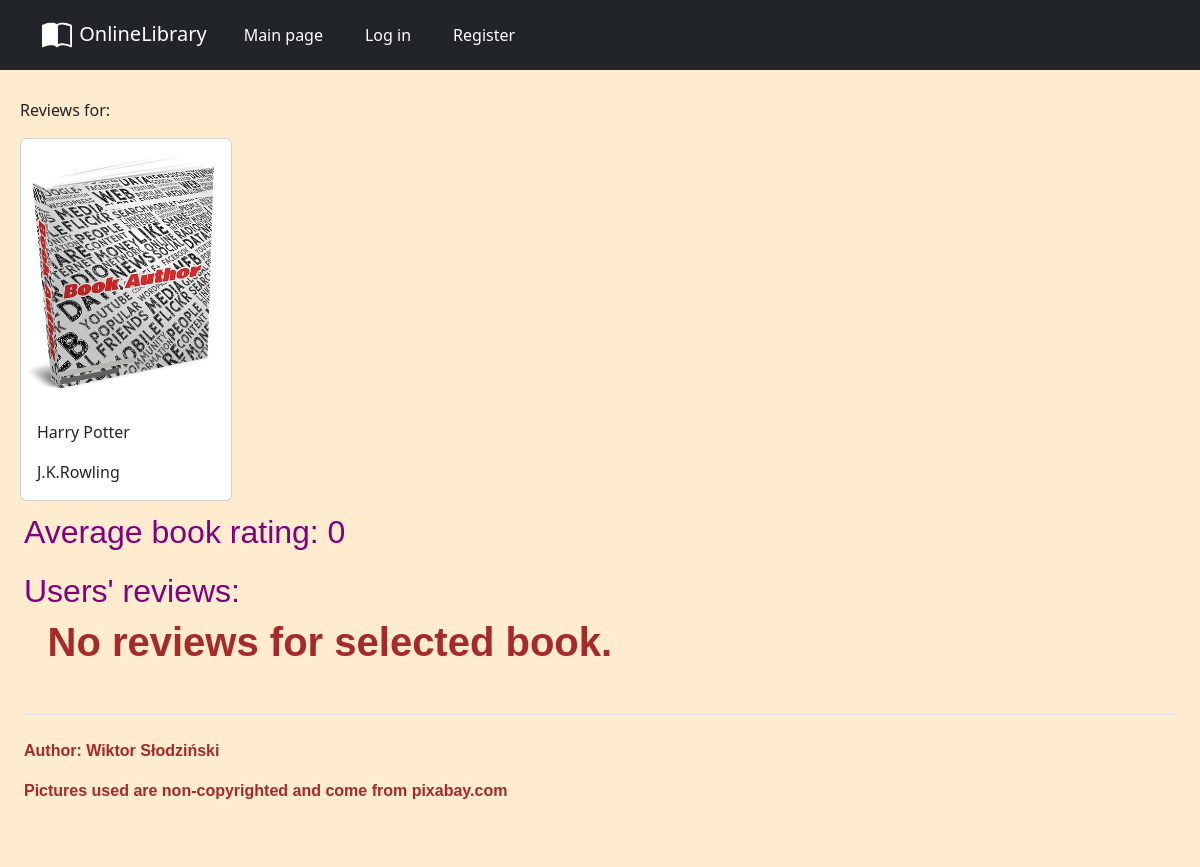
Screenshot of /review?id=1 with the database file from the repository.
### main.py (models this page shows)
class Books(db.Model):
    id: Mapped[int] = mapped_column(Integer, primary_key=True)
    title: Mapped[str] = mapped_column(String, nullable=False)
    author: Mapped[str] = mapped_column(String, nullable=False)
    availability: Mapped[int] = mapped_column(Integer, nullable=False)
    cover: Mapped[str] = mapped_column(String, nullable=True)

### main.py (the view, shortened to what this page needs)
@app.route('/review', methods=["GET", "POST"])
def review():
    global logged_in
    global username
    average_rating = 0
    i = 0
    product_id = request.args.get('id')
    product_selected = db.get_or_404(Books, product_id)
    ratings = db.session.execute(db.select(Ratings).where(Ratings.book_id == product_id)).scalars()
    for current_rating in ratings:
        if current_rating.rating:  # to prevent from adding None to int
            average_rating += current_rating.rating
            i += 1
    if i:  # to prevent zero division
        average_rating = average_rating / i
    reviews_list = db.session.execute(db.select(Ratings).where(Ratings.book_id == product_id)).scalars()
    return render_template("review.html", product=product_selected, mean=average_rating,
                           reviews=reviews_list, x=logged_in, u=username)

### templates/review.html (shortened to what this page needs)
{% extends 'baza.html' %}
{% from "bootstrap5/form.html" import render_form %}
{% block content %}
      <div class="flex-container" style="flex-direction: column">
        <div class="row row-cols-1 row-cols-sm-2 row-cols-md-3 g-3">
          <div class="col">
            <p>Reviews for:</p>
            <div class="card">
              <img src="{{ url_for('static', filename=product.cover) }}" alt="" width="100%" height="100%">
              <div class="card-body">
                <p class="card-text">{{product.title}}</p>
                <p class="card-text">{{product.author}}</p>
              </div>
            </div>
          </div>
        </div>
      </div>
      <div class="row">
          <h2>Average book rating: {{mean}}</h2>
      </div>
      <div class="row">
          <h2>Users' reviews:</h2>
          {% for r in reviews %}
                {% if r.review != None %}
                <hr><p>Review written by: {{r.review_author}}</p><p>{{r.review}}</p>
                {% endif %}
          {% else %}
            <h1>No reviews for selected book.</h1>
          {% endfor %}
      </div>
{% endblock %}

### static/css/styles.css (style rules this page uses)
body { background-color: blanchedalmond; }
.row { margin: 1% 1%; }
h1 { margin: 1% 2% 2% 2%; font-weight: 600; font-family: Verdana, Geneva, Tahoma, sans-serif; color: brown; }
h2 { color: purple; font-family: Verdana, Geneva, Tahoma, sans-serif; }
img { height: auto; width: 200px; margin: 5px; }
.col { width: auto; }
.card { max-width: 300px; }

### rows the page displays
Books: cover (picture), title "Harry Potter", author "J.K.Rowling"

### other values shown
{{ mean }} "0"
